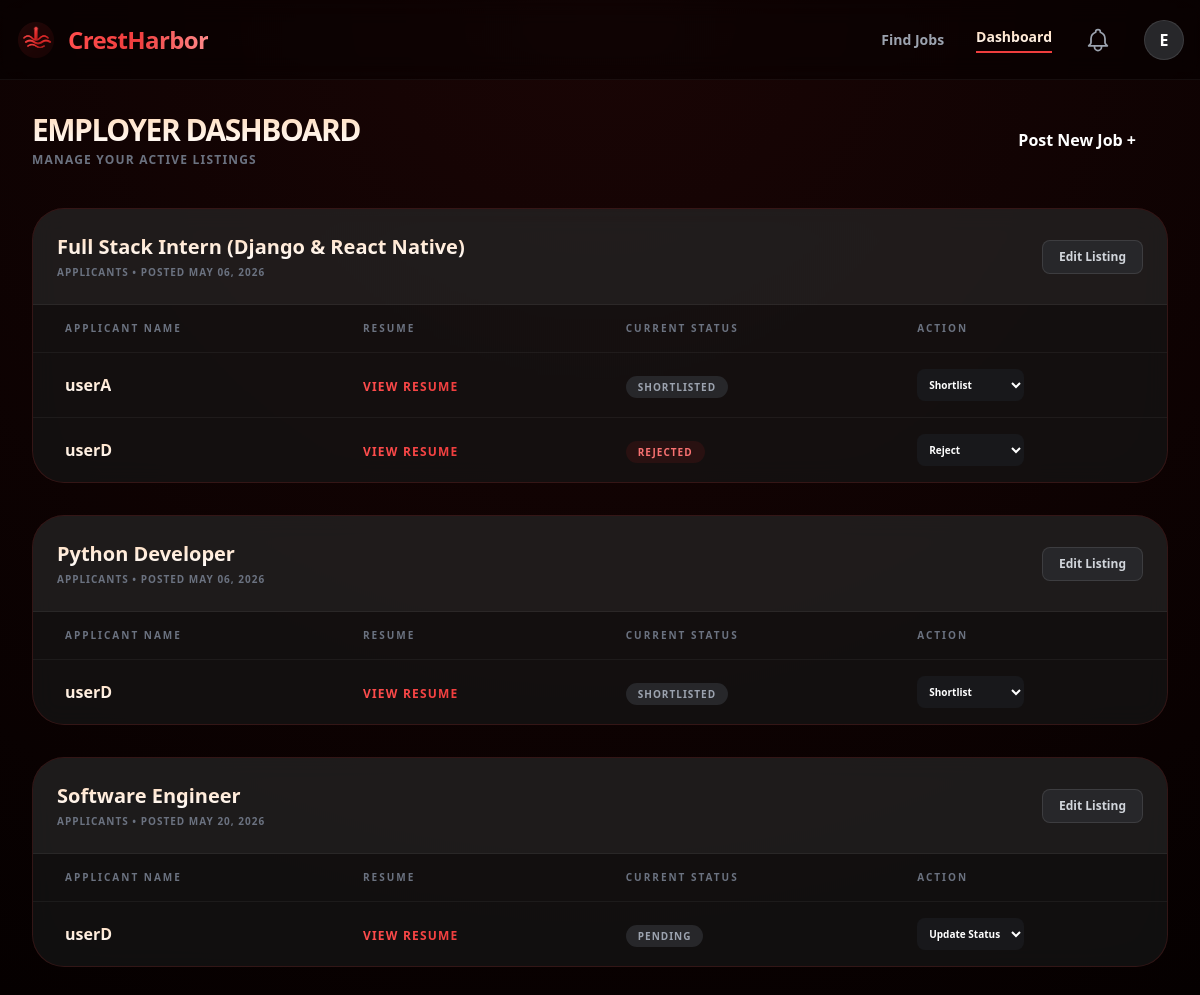
/employer/dashboard/ (signed in), run on the app's committed database.
### jobs/models.py (models this page shows, shortened)
class User(AbstractUser):
    is_seeker = models.BooleanField(default=False)
    is_employer = models.BooleanField(default=False)

class Job(models.Model):
    company = models.ForeignKey(Company, on_delete=models.CASCADE, related_name='jobs')
    title = models.CharField(max_length=255)
    description = models.TextField()
    location = models.CharField(max_length=100)
    category = models.CharField(max_length=50, choices=CATEGORY_CHOICES, default='Tech')
    location_type = models.CharField(max_length=20, choices=LOCATION_TYPE_CHOICES, default='On-site')
    work_type = models.CharField(max_length=20, choices=WORK_TYPE_CHOICES, default='Full-time')
    salary_range = models.CharField(max_length=100, help_text="e.g. $100k - $120k")
    created_at = models.DateTimeField(auto_now_add=True)

class Application(models.Model):
    job = models.ForeignKey(Job, on_delete=models.CASCADE, related_name='applications')
    applicant = models.ForeignKey(settings.AUTH_USER_MODEL, on_delete=models.CASCADE)
    resume = models.FileField(upload_to='resumes/')
    cover_letter = models.TextField()
    status = models.CharField(max_length=20, default='Pending')
    applied_at = models.DateTimeField(auto_now_add=True)

### jobs/views.py (the view)
# urls.py: path('employer/dashboard/', views.EmployerDashboardView.as_view(), name='employer-dashboard'),
class EmployerDashboardView(LoginRequiredMixin, ListView):
    model = Job
    template_name = 'jobs/employer_dashboard.html'
    context_object_name = 'jobs'
    def get_queryset(self):
        return Job.objects.filter(company__user=self.request.user)

### jobs/templates/jobs/employer_dashboard.html (shortened to what this page needs)
{% extends 'jobs/base.html' %}
{% block content %}
<div class="flex justify-between items-center mb-10">
    <div>
        <h1 class="text-3xl font-black tracking-tighter uppercase">
            <span class="peach-white-text">Employer Dashboard</span>
        </h1>
        <p class="text-gray-500 text-xs font-bold uppercase tracking-widest mt-1">Manage your active listings</p>
    </div>
    <a href="{% url 'post-job' %}" class="btn-matte-red text-white px-8 py-3 rounded-xl font-bold transition">
         Post New Job +
    </a>
</div>
<div class="space-y-8">
    {% for job in jobs %}
    <div class="bg-matte-card rounded-[2rem] overflow-hidden">
        <div class="p-6 bg-white/5 border-b border-white/5 flex justify-between items-center">
            <div>
                <a href="{% url 'job-detail' job.id %}" class="text-xl font-bold transition-colors">
                    <span class="peach-white-text hover:crest-red-text">{{ job.title }}</span>
                </a>
                <p class="text-[10px] font-black text-gray-500 uppercase mt-1 tracking-widest">
                    {{ job.total_applicants }} Applicants • Posted {{ job.created_at|date:"M d, Y" }}
                </p>
            </div>
            <a href="{% url 'edit-job' job.id %}" class="bg-zinc-800 border border-white/10 px-4 py-2 rounded-lg text-xs font-bold text-gray-300 hover:border-primary-red transition">
                 Edit Listing
            </a>
        </div>
        <div class="overflow-x-auto">
            <table class="w-full text-left">
                <thead class="text-[10px] font-black text-gray-500 uppercase tracking-[0.2em]">
                    <tr>
                        <th class="px-8 py-4 border-b border-white/5">Applicant Name</th>
                        <th class="px-8 py-4 border-b border-white/5">Resume</th>
                        <th class="px-8 py-4 border-b border-white/5">Current Status</th>
                        <th class="px-8 py-4 border-b border-white/5">Action</th>
                    </tr>
                </thead>
                <tbody class="divide-y divide-white/5">
                    {% for app in job.applications.all %}
                    <tr class="hover:bg-white/5 transition">
                        <td class="px-8 py-4 font-bold">
                            <span class="peach-white-text">{{ app.applicant.username }}</span>
                        </td>
                        <td class="px-8 py-4">
                            <a href="{{ app.resume.url }}" target="_blank" class="crest-red-text font-bold text-xs hover:underline uppercase tracking-widest">
                                View Resume
                            </a>
                        </td>
                        <td class="px-8 py-4">
                            <span class="px-3 py-1 rounded-full text-[10px] font-black uppercase tracking-widest
                                {% if app.status == 'Accepted' %}bg-green-900/20 text-green-400
                                {% elif app.status == 'Rejected' %}bg-red-900/20 text-red-400
                                {% else %}bg-zinc-800 text-gray-400{% endif %}">
                                {{ app.status }}
                            </span>
                        </td>
                        <td class="px-8 py-4">
                            <form action="{% url 'update-status' app.id %}" method="POST">
                                <select name="status" onchange="this.form.submit()" class="bg-zinc-900 text-white text-[10px] font-bold border-white/10 rounded-lg p-2 focus:ring-primary-red outline-none">
                                    <option value="Pending" {% if app.status == 'Pending' %}selected{% endif %}>Update Status</option>
                                    <option value="Shortlisted" {% if app.status == 'Shortlisted' %}selected{% endif %}>Shortlist</option>
                                    <option value="Rejected" {% if app.status == 'Rejected' %}selected{% endif %}>Reject</option>
                                </select>
                            </form>
                        </td>
                    </tr>
                    {% empty %}
                    <tr><td colspan="4" class="px-8 py-12 text-center text-gray-500 text-xs font-bold uppercase tracking-widest">No applications yet.</td></tr>
                    {% endfor %}
                </tbody>
            </table>
        </div>
    </div>
    {% empty %}
    <div class="text-center py-20 bg-matte-card rounded-[2rem]">
        <p class="text-gray-500 font-bold uppercase tracking-widest text-sm">You haven't posted any jobs yet.</p>
        <a href="{% url 'post-job' %}" class="mt-4 inline-block crest-red-text font-bold hover:underline">Create listing</a>
    </div>
    {% endfor %}
</div>
{% endblock %}

### jobs/templates/jobs/base.html (shortened to what this page needs)
<!DOCTYPE html>
<html lang="en">
<head>
    <script src="https://cdn.tailwindcss.com"></script>
    {% load static %}
</head>
<body>
<nav class="bg-black/40 backdrop-blur-md border-b border-white/5 sticky top-0 z-50 h-20 flex items-center">
    <div class="max-w-7xl mx-auto px-4 flex justify-between w-full items-center">
        <a href="/" class="flex items-center gap-3 group">
            <img src="{% static 'images/logo.png' %}" alt="Logo" class="w-10 h-10 object-contain group-hover:rotate-12 transition-transform duration-300">
            <span class="text-2xl font-bold tracking-tight bg-gradient-to-r from-[#ff4d4d] via-[#f03e3e] to-[#ff8a8a] bg-clip-text text-transparent">
            </span>
        </a>
        <div class="flex items-center gap-8 h-full">
            <div class="hidden md:flex space-x-8 text-gray-400 font-bold text-sm h-full items-center">
                <a href="{% url 'job-list' %}" class="hover:peach-white-text transition {% if '/find-jobs/' in request.path %}peach-white-text border-b-2 border-[#f03e3e] pb-1{% endif %}">Find Jobs</a>
                {% if user.is_authenticated %}
                    {% if user.is_seeker %}
                        <a href="{% url 'my-jobs' %}" class="hover:peach-white-text transition {% if '/my-jobs/' in request.path %}peach-white-text border-b-2 border-[#f03e3e] pb-1{% endif %}">My Jobs</a>
                    {% elif user.is_employer %}
                        <a href="{% url 'employer-dashboard' %}" class="hover:peach-white-text transition {% if '/employer/' in request.path %}peach-white-text border-b-2 border-[#f03e3e] pb-1{% endif %}">Dashboard</a>
                    {% endif %}
                {% endif %}
            </div>
            {% if user.is_authenticated %}
                <a href="{% url 'notifications' %}" class="relative text-gray-400 hover:peach-white-text transition">
                </a>
                <div class="group relative py-4">
                    <div class="w-10 h-10 bg-zinc-800 text-white rounded-full flex items-center justify-center font-bold border border-white/10 cursor-pointer hover:border-[#f03e3e] transition">
                        {{ user.username|first|upper }}
                    </div>
                </div>
            {% else %}
                <a href="{% url 'login' %}" class="text-white font-bold text-sm hover:text-[#f03e3e] transition">Sign in</a>
                <a href="{% url 'employer-signup' %}" class="bg-[#f03e3e] text-white px-6 py-2.5 rounded-full text-sm font-bold transition hover:bg-[#ff4d4d]">Post a Job</a>
            {% endif %}
        </div>
    </div>
</nav>
    <main class="max-w-7xl mx-auto py-8 px-4 sm:px-6 lg:px-8">
        {% block content %}{% endblock %}
    </main>
</body>
</html>

### jobs/templates/jobs/base.html (style rules this page uses)
body { font-family: 'Segoe UI', Tahoma, Geneva, Verdana, sans-serif; background: radial-gradient(circle at top, #1a0505 0%, #050000 100%); background-attachment: fixed; color: #ffffff; }
.peach-white-text { background: linear-gradient(180deg, #FFDAB9 0%, #FFFFFF 100%); -webkit-background-clip: text; -webkit-text-fill-color: transparent; display: inline-block; }
.crest-red-text { background: linear-gradient(90deg, #ff4d4d 0%, #f03e3e 100%); -webkit-background-clip: text; -webkit-text-fill-color: transparent; }
.bg-matte-card { background-color: rgba(22, 22, 22, 0.7); border: 1px solid rgba(240, 62, 62, 0.15); backdrop-filter: blur(12px); }

### data on the page
User: username|first "E"
Job: title "Full Stack Intern (Django & React Native)", created_at "MAY 06, 2026"
Application: applicant.username "userA", status "SHORTLISTED", status "Shortlist"
Application: applicant.username "userD", status "REJECTED", status "Reject"
Job: title "Python Developer", created_at "MAY 06, 2026"
Application: applicant.username "userD", status "SHORTLISTED", status "Shortlist"
Job: title "Software Engineer", created_at "MAY 20, 2026"
Application: applicant.username "userD", status "PENDING", status "Update Status"
